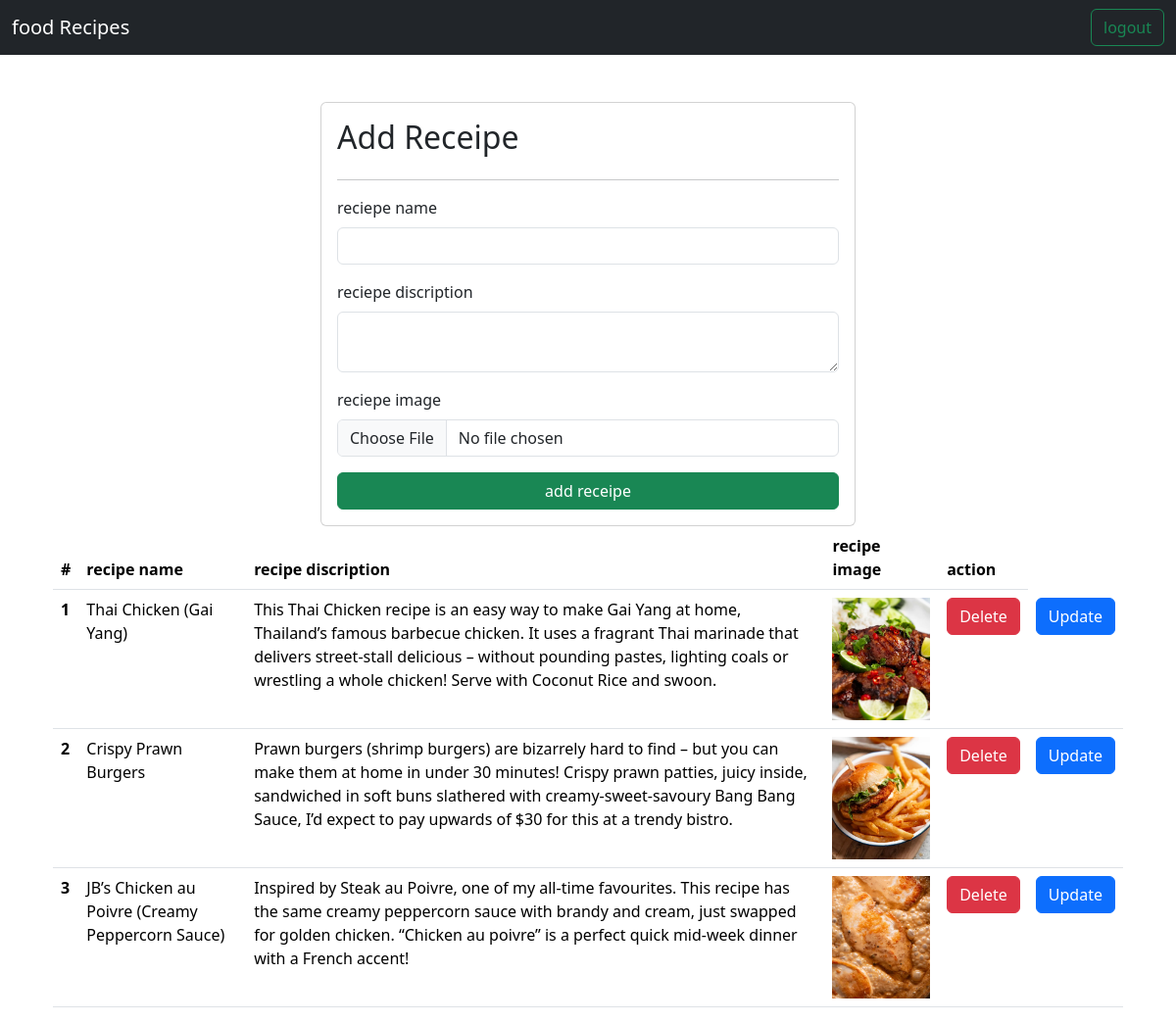
The page /recipe/ (signed in) on the database its author committed.
### vege/models.py (models this page shows)
class recipe(models.Model):
    user = models.ForeignKey(User, on_delete=models.SET_NULL, null=True, blank=True )  # Link recipe to a user
    recipe_name = models.CharField(max_length=100)
    recipe_discription = models.TextField()
    recipe_image = models.ImageField(upload_to='recipe')

### vege/views.py (the view, shortened to what this page needs)
# urls.py: path('recipe/', recipee , name='recipe'),
@login_required
def recipee(request):
    queryset = recipe.objects.all()
    context = {'recipes': queryset}
    return render(request, 'receipes.html', context)

### vege/templates/receipes.html (shortened to what this page needs)
{%extends "base.html"%}
{% block content %}
<div class="container mt-5">
<form class="col-6 mx-auto card p-3 shadow-1g" method = "post" enctype="multipart/form-data">
  <h2>Add Receipe</h2>
    <hr>
  <div class="mb-3">
    <label for="exampleInputEmail1" class="form-label">reciepe name</label>
    <input required type="text" name = "recipe_name" class="form-control" >
  </div>
  <div class="mb-3">
    <label for="exampleInputPassword1" class="form-label">reciepe discription</label>
<textarea class="form-control" name = "recipe_discription"></textarea>
</div>
<div class="mb-3">
    <label for="exampleInputEmail1" class="form-label">reciepe image</label>
    <input required type="file" name = "recipe_image" class="form-control" >
  </div>
  <button type="submit" class="btn btn-success">add receipe</button>
</form>
<table class="table">
  <thead>
    <tr>
      <th scope="col">#</th>
      <th scope="col">recipe name</th>
      <th scope="col">recipe discription</th>
      <th scope="col">recipe image</th>
      <th scope="col">action</th>
    </tr>
  </thead>
  <tbody>
    {% for recipe in recipes %}
    <tr>
      <th scope="row">{{ forloop.counter }}</th>
      <td>{{ recipe.recipe_name }}</td>
      <td>{{ recipe.recipe_discription }}</td>
      <td><img src="{{ recipe.recipe_image.url }}" alt="{{ recipe.recipe_name }}" width="100"></td>
    <td>
        <a href="/delete_recipe/{{ recipe.id }}/" class="btn btn-danger">Delete</a>
      </td>
        <td>
          <a href="/update_recipe/{{ recipe.id }}/" class="btn btn-primary">Update</a>
        </td>
    </tr>
    {% endfor %}
  </tbody>
  </table>
</div>
{% endblock %}

### templates/base.html (shortened to what this page needs)
<!DOCTYPE html>
<html lang="en">
<head>
    <link href="https://cdn.jsdelivr.net/npm/bootstrap@5.3.8/dist/css/bootstrap.min.css" rel="stylesheet">
</head>
<body>
<nav class="navbar bg-dark shadow-1g">
  <div class="container-fluid">
    <a class="navbar-brand text-white">food Recipes</a>
    <form class="d-flex" role="search">
      {% if user.is_authenticated %}
        <a href="/logout/" class="btn btn-outline-success" type="submit">logout</a>
      {% else %}
        <a href="/login/" class="btn btn-outline-success" type="submit">Login</a>
      {% endif %}
    </form>
  </div>
</nav>
<div class="container mt-4">
    {% block content %}
    {% endblock %}
</div>
</body>
</html>

### rows shown on the page
recipe: recipe_name "Thai Chicken (Gai Yang)", recipe_discription "This Thai Chicken recipe is an easy way to make Gai Yang at home, Thailand’s famous barbecue chicken. It uses a fragrant Thai marinade that delivers street-stall delicious – without pounding pastes, lighting coals or wrestling a whole chicken! Serve with Coconut Rice and swoon.", recipe_image (picture)
recipe: recipe_name "Crispy Prawn Burgers", recipe_discription "Prawn burgers (shrimp burgers) are bizarrely hard to find – but you can make them at home in under 30 minutes! Crispy prawn patties, juicy inside, sandwiched in soft buns slathered with creamy-sweet-savoury Bang Bang Sauce, I’d expect to pay upwards of $30 for this at a trendy bistro.", recipe_image (picture)
recipe: recipe_name "JB’s Chicken au Poivre (Creamy Peppercorn Sauce)", recipe_discription "Inspired by Steak au Poivre, one of my all-time favourites. This recipe has the same creamy peppercorn sauce with brandy and cream, just swapped for golden chicken. “Chicken au poivre” is a perfect quick mid-week dinner with a French accent!", recipe_image (picture)
